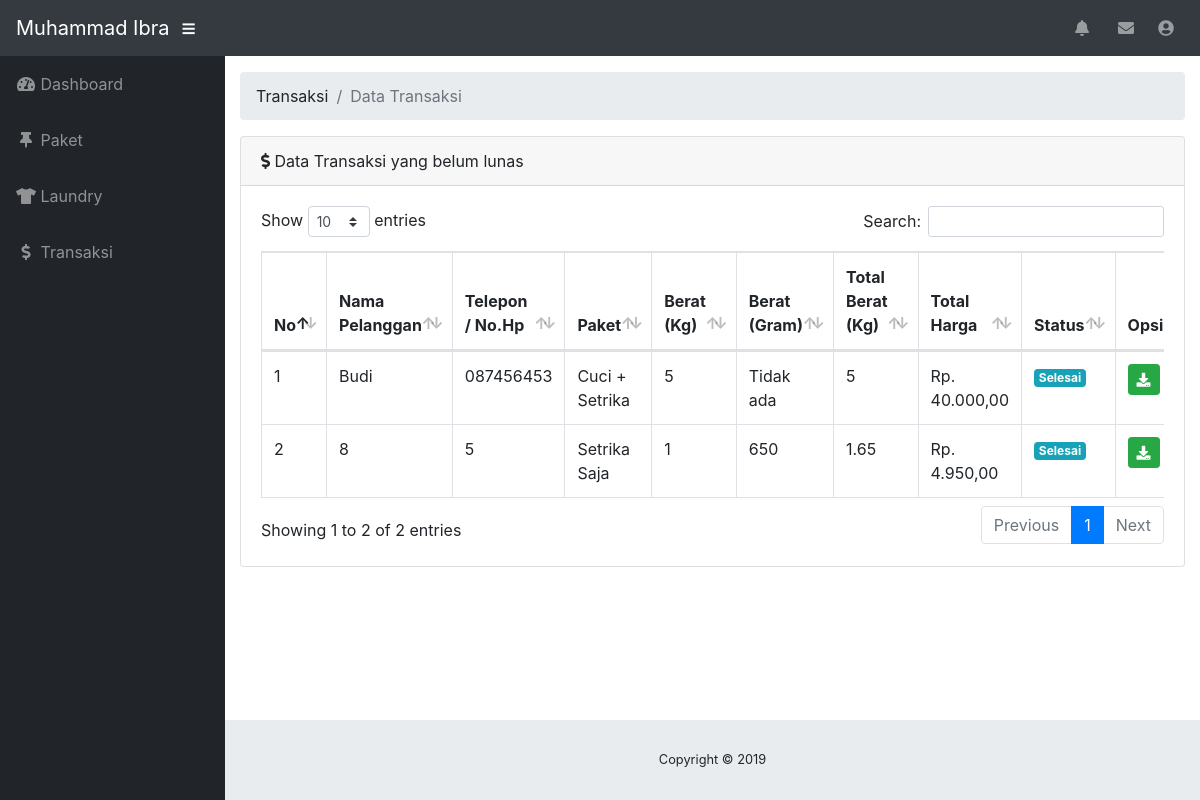
Page /operator/index.php?p=transaksi (signed in) on the committed database.
### tables this page shows
CREATE TABLE `laundry` (
  `id_laundry` varchar(6) NOT NULL,
  `nama_pelanggan` varchar(50) NOT NULL,
  `telepon` varchar(50) NOT NULL,
  `id_paket` int(11) NOT NULL,
  `berat` int(11) NOT NULL,
  `gram` int(4) NOT NULL,
  `total_harga` varchar(50) NOT NULL,
  `tanggal_masuk` varchar(50) NOT NULL,
  `jadwal_selesai` enum('Sehari','Dua Hari','Tiga Hari','Empat Hari','Lima Hari','Enam Hari','Tujuh Hari') NOT NULL,
  `status` enum('Belum','Selesai','Lunas') NOT NULL,
  `id_petugas` int(11) NOT NULL
);

CREATE TABLE `paket` (
  `id_paket` int(11) NOT NULL,
  `nama_paket` varchar(50) NOT NULL,
  `harga_paket` varchar(50) NOT NULL
);

### function.php (called while the page is built)
<?php
	function rupiah($angka)
	{
		$hasil = "Rp. " . number_format($angka,2 ,',','.');
		return $hasil;
	}
 ?>

### operator/transaksi.php (the view)
<ol class="breadcrumb">
	<li class="breadcrumb-item">Transaksi</li>
	<li class="breadcrumb-item active">Data Transaksi</li>
</ol>
<div class="card mb-3">
  <div class="card-header">
    <i class="fas fa-dollar-sign"></i>
    Data Transaksi yang belum lunas</div>
  <div class="card-body">
    <div class="table-responsive">
      <table class="table table-bordered" id="dataTable" width="100%" cellspacing="0">
        <thead>
          <tr>
            <th>No</th>
            <th>Nama Pelanggan</th>
            <th>Telepon / No.Hp</th>
            <th>Paket</th>
            <th>Berat <span>(Kg)</span></th>
            <th>Berat <span>(Gram)</span></th>
            <th>Total Berat (Kg)</th>
            <th>Total Harga</th>
            <th>Status</th>
            <th>Opsi</th>
          </tr>
        </thead>
        <tbody>
          <?php
          	$query = mysqli_query($koneksi, "SELECT * FROM laundry INNER JOIN paket ON laundry.id_paket = paket.id_paket WHERE status='Selesai' ");
          	$no = 1;
            $kali = "1000";
          	while ($data = mysqli_fetch_array($query)) {
          		?>
          		<tr>
          			<td><?php echo $no++; ?></td>
          			<td><?php echo $data['nama_pelanggan'] ?></td>
          			<td><?php echo $data['telepon'] ?></td>
          			<td><?php echo $data['nama_paket'] ?></td>
          			<td><?php echo $data['berat'] ?></td>
                <?php
                  if ($data['gram'] == "0") {
                    ?>
                    <td>Tidak ada</td>
                    <?php
                  }else{
                    ?>
                    <td><?php echo $data['gram'] ?></td>
                    <?php
                  }
                 ?>
                <?php
                  if ($data['gram'] == "0") {
                    ?>
                    <td><?php echo $data['berat'] ?></td>
                    <?php
                  }else{
                    ?>
                    <td><?php echo $data['gram'] / $kali + $data['berat'] ?></td>
                    <?php
                  }
                 ?>
          			<td><?php echo rupiah($data['total_harga']) ?></td>
          			<td><span class="badge badge-info"><?php echo $data['status'] ?></span></td>
          			<td><a title="Bayar" href="index.php?p=bayar&id_laundry=<?php echo $data['id_laundry'] ?>" class="btn btn-success btn-sm"><i class="fa fa-download"></i></a></td>
          		</tr>
          		<?php
          		}
           ?>
        </tbody>
      </table>
    </div>
  </div>
</div>

### rows in the picture
laundry: nama_pelanggan "Budi", telepon "087456453", id_paket.nama_paket "Cuci + Setrika", berat "5", gram "Tidak ada", total_harga "Rp. 40.000,00", status "Selesai"
laundry: nama_pelanggan "8", telepon "5", id_paket.nama_paket "Setrika Saja", berat "1", gram "650", $data['gram'] / $kali + $data['berat'] "1.65", total_harga "Rp. 4.950,00", status "Selesai"

### other values in the picture
$_SESSION['data']['nama_petugas'] "Muhammad Ibra"
